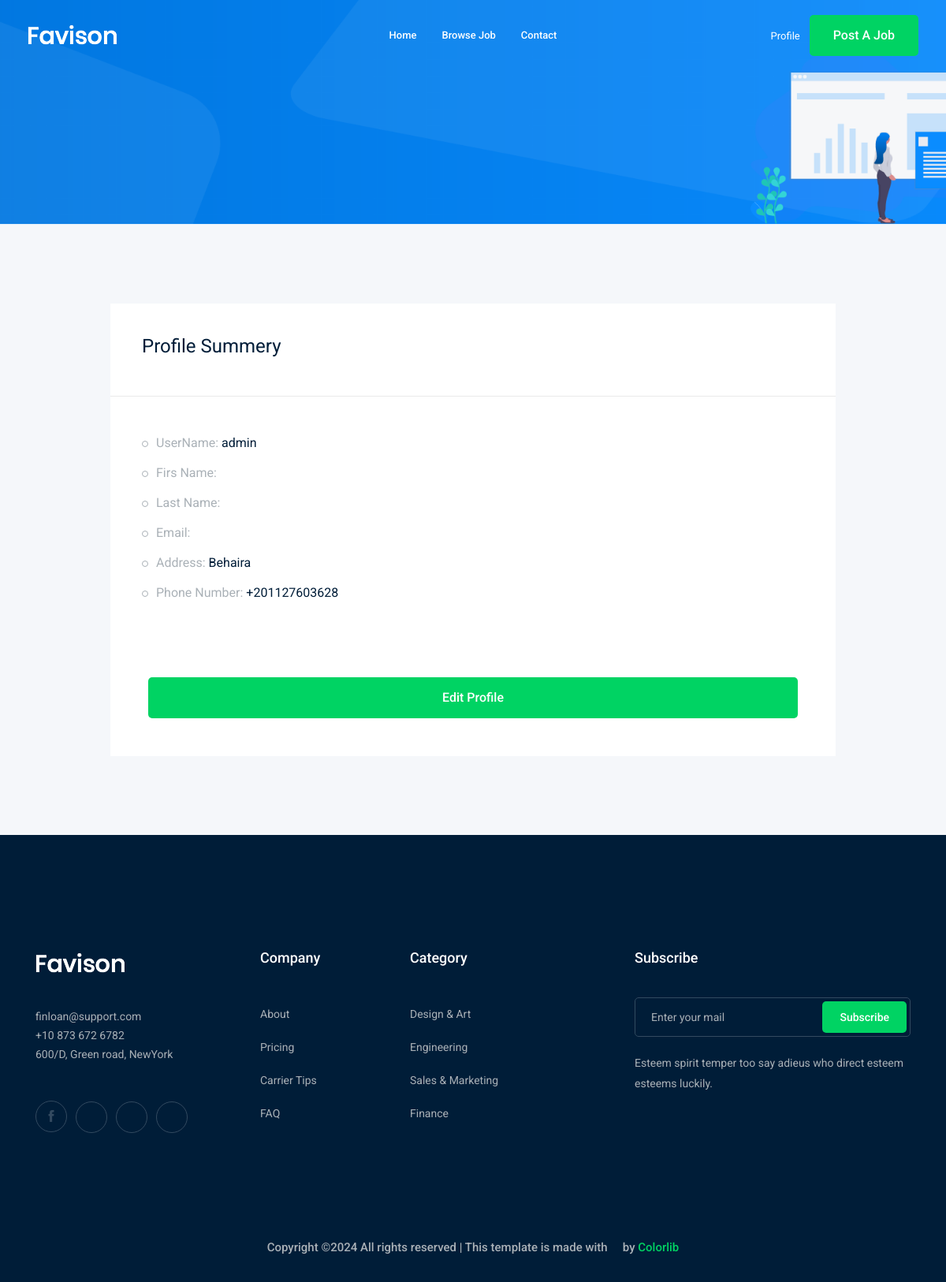
The app's page /accounts/profile (signed in) with its own data.
### accounts/models.py (models this page shows)
class Profile(models.Model):
    user=models.OneToOneField(User,on_delete=models.CASCADE)
    city=models.ForeignKey('City' , related_name='user_city', on_delete= models.CASCADE,blank=True, null=True)
    phone_number = PhoneNumberField(blank=True, null=True)
    image= models.ImageField(upload_to='profile/')
    def __str__(self) -> str:
         return self.user.username

class City(models.Model):
    name= models.CharField(max_length=30)
    def __str__(self) -> str:
        return self.name

### accounts/views.py (the view)
# urls.py: path('profile',views.profile,name='profile'),
def profile(request):
    profile=Profile.objects.get(user=request.user)
    return render(request,'accounts/profile.html',{"profile":profile})

### accounts/templates/accounts/profile.html (shortened to what this page needs)
{% extends 'base.html' %}
{%  load bootstrap4 %}
{% block body %}
    <div class="bradcam_area bradcam_bg_1">
        <div class="container">
            <div class="row">
                <div class="col-xl-12">
                </div>
            </div>
        </div>
    </div>
    <div class="job_details_area">
        <div class="container">
            <div class="row">
                <div class="col-lg-10 mx-auto">
                    <div class="job_sumary">
                        <div class="summery_header">
                            <h3>Profile Summery</h3>
                        </div>
                        <div class="job_content">
                            <ul>
                                <li>UserName: <span>{{ profile }}</span></li>
                                <li>Firs Name: </li>
                                <li>Last Name: </li>
                                <li>Email: </li>
                                <li>Address: <span>{{ profile.city }}</span></li>
                                <li>Phone Number: <span>{{ profile.phone_number }}</span></li>
                            </ul>
                        </div>
                        <div class="p-5">
                            <a href="{% url 'accounts:profile_edit' %}" class ="boxed-btn3 w-100">Edit Profile</a>
                        </div>
                    </div>
                </div>
            </div>
        </div>
    </div>
{% endblock body %}

### records on screen
Profile: user.username "admin", city "Behaira", phone_number "+201127603628"
